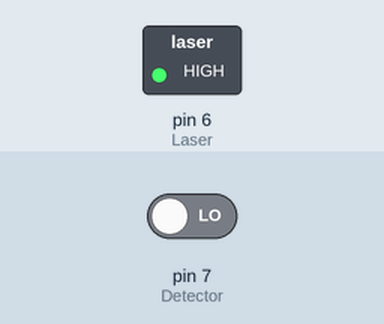
This sketch was run on a simulated Arduino Uno, built with avr-gcc and run on an emulated ATmega328P. Parts: switched loads named in the sketch (green lamp = pin HIGH). The inputs (shaded band) are chosen by the test bench; at power-on: pin 7 (Detector) LOW. What the sketch prints to the serial monitor is not drawn.

Above: at 0.1 s.
Timing chart, 0 to 1.6 s (numbered marks = the images above):
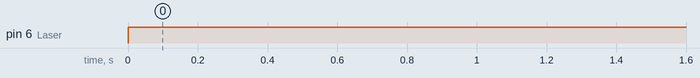

Measured:
- by itself, pin 6 (Laser): LOW → HIGH at 0.00 s

The sketch:

sketch_to_test_Laser_and_phototransistor.ino
```cpp
/*
 * Dr. V. Lankar sketch to test the set up laser + phototransistor
 * See the website elabpeers.com . the code comes from there.
 * http://www.elabpeers.com/ky-008-laser-x-laser-detector.html
 * you can use their laser + their phototransistor but I only use the phototransistor
 * and a laser from our lab.


Code for KY-008 Laser and Laser Detector
by eLab Peers (C) 2014.

Visit us at:
http://www.elabpeers.com

All rights reserved.

Wiring:
for phototransistor:
Gnd to Gnd
Vcc to 5V
out to pin 7
for laser

for laser KY-008 : (I don't use that)
- to Gnd
middle to 5V
S to pin 6


*/

int Laser = 6; // only if u use their laser.
int Detector = 7;

void setup()
{
  Serial.begin (9600);
  pinMode(Laser, OUTPUT);
  pinMode(Detector, INPUT);
}

void loop()
{
  digitalWrite(Laser, HIGH);
  boolean val = digitalRead(Detector);
  Serial.println(val);
}
```
